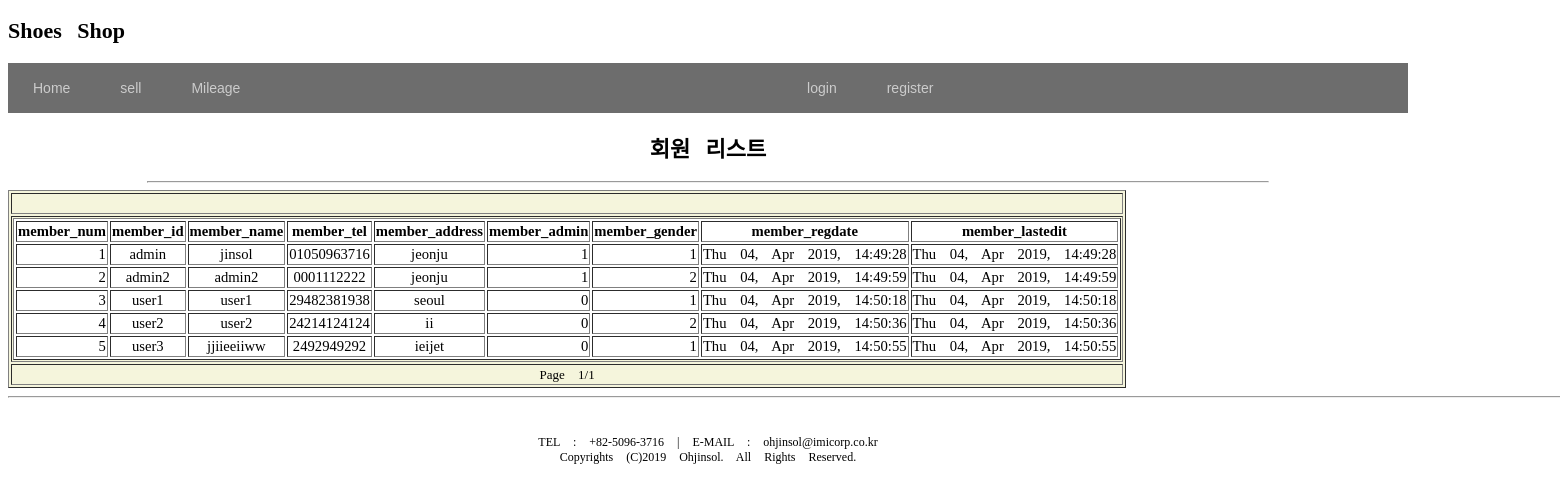
/shop/admin/admin_listUser.php, run on the app's committed database.
### tables this page shows
CREATE TABLE `member` (
  `member_num` int(11) NOT NULL AUTO_INCREMENT COMMENT '회원번호',
  `member_id` varchar(15) NOT NULL COMMENT '회원id',
  `member_password` varchar(50) NOT NULL COMMENT '회원비밀번호',
  `member_name` varchar(10) NOT NULL COMMENT '회원이름',
  `member_tel` varchar(13) NOT NULL COMMENT '회원전화번호',
  `member_address` varchar(30) NOT NULL COMMENT '회원주소',
  `member_admin` int(11) NOT NULL DEFAULT '0' COMMENT '회원권한',
  `member_gender` int(11) NOT NULL COMMENT '회원 성별',
  `member_regdate` timestamp NOT NULL DEFAULT CURRENT_TIMESTAMP COMMENT '발생일',
  `member_lastedit` timestamp NOT NULL DEFAULT '0000-00-00 00:00:00' COMMENT '뱐걍ㅇ;ㄹ',
  PRIMARY KEY (`member_num`),
  UNIQUE KEY `member_id` (`member_id`)
);

### shop/adodb5/drivers/adodb-mysqli.inc.php (called while the page is built, shortened)
<?php
if (! defined("_ADODB_MYSQLI_LAYER")) {
class ADODB_mysqli extends ADOConnection {
	var $clientFlags = 0;
	var $port = 3306;
	var $socket = '';
	var $optionFlags = array(array(MYSQLI_READ_DEFAULT_GROUP,0));
	var $multiQuery = false;
	function _connect($argHostname = NULL,
				$argUsername = NULL,
				$argPassword = NULL,
				$argDatabasename = NULL, $persist=false)
	{
		$this->_connectionID = @mysqli_init();
		foreach($this->optionFlags as $arr) {
			mysqli_options($this->_connectionID,$arr[0],$arr[1]);
		}
		$ok = @mysqli_real_connect($this->_connectionID,
					$argHostname,
					$argUsername,
					$argPassword,
					$argDatabasename,
					(int)$this->port != 0 ? (int)$this->port : 3306,
					$this->socket,
					$this->clientFlags);
		if ($ok) {
			if ($argDatabasename)  return $this->SelectDB($argDatabasename);
			return true;
		} else {
			if ($this->debug) {
				ADOConnection::outp("Could not connect : "  . $this->ErrorMsg());
			}
			$this->_connectionID = null;
			return false;
		}
	}
	function SelectDB($dbName)
	{
		if ($this->_connectionID) {
			$result = @mysqli_select_db($this->_connectionID, $dbName);
			return $result;
		}
		return false;
	}
	function SelectLimit($sql,
				$nrows = -1,
				$offset = -1,
				$inputarr = false,
				$secs = 0)
	{
		$nrows = (int) $nrows;
		$offset = (int) $offset;
		$offsetStr = ($offset >= 0) ? "$offset," : '';
		if ($secs)
			$rs = $this->CacheExecute($secs, $sql . " LIMIT $offsetStr$nrows" , $inputarr );
		else
			$rs = $this->Execute($sql . " LIMIT $offsetStr$nrows" , $inputarr );
		return $rs;
	}
	function _query($sql, $inputarr)
	{
	global $ADODB_COUNTRECS;
		if ($this->multiQuery) {
			$rs = mysqli_multi_query($this->_connectionID, $sql.';');
			if ($rs) {
				$rs = ($ADODB_COUNTRECS) ? @mysqli_store_result( $this->_connectionID ) : @mysqli_use_result( $this->_connectionID );
				return $rs ? $rs : true;
			}
		} else {
			$rs = mysqli_query($this->_connectionID, $sql, $ADODB_COUNTRECS ? MYSQLI_STORE_RESULT : MYSQLI_USE_RESULT);
			if ($rs) return $rs;
		}
		return false;
	}
}
class ADORecordSet_mysqli extends ADORecordSet{
	function __construct($queryID, $mode = false)
	{
		if ($mode === false) {
			global $ADODB_FETCH_MODE;
			$mode = $ADODB_FETCH_MODE;
		}
		switch ($mode) {
			case ADODB_FETCH_DEFAULT:
			case ADODB_FETCH_BOTH:
			default:
				$this->fetchMode = MYSQLI_BOTH;
				break;
		}
	}
	function _initrs()
	{
		$this->_numOfFields = @mysqli_num_fields($this->_queryID);
	}
	function FetchField($fieldOffset = -1)
	{
		$fieldnr = $fieldOffset;
		$o = @mysqli_fetch_field($this->_queryID);
		$o->primary_key = $o->flags & MYSQLI_PRI_KEY_FLAG;
		$o->not_null = $o->flags & MYSQLI_NOT_NULL_FLAG;
		$o->auto_increment = $o->flags & MYSQLI_AUTO_INCREMENT_FLAG;
		$o->binary = $o->flags & MYSQLI_BINARY_FLAG;
		$o->unsigned = $o->flags & MYSQLI_UNSIGNED_FLAG;
		return $o;
	}
	function MoveNext()
	{
		$this->fields = @mysqli_fetch_array($this->_queryID,$this->fetchMode);
		if (is_array($this->fields)) {
			return true;
		}
		return false;
	}
	function _fetch()
	{
		$this->fields = mysqli_fetch_array($this->_queryID,$this->fetchMode);
		return is_array($this->fields);
	}
	function _close()
	{
		$this->_queryID = false;
	}
	function MetaType($t, $len = -1, $fieldobj = false)
	{
		$len = -1;
		switch (strtoupper($t)) {
		case 'STRING':
		case 'CHAR':
		case 'VARCHAR':
		case 'TINYBLOB':
		case 'TINYTEXT':
		case 'ENUM':
		case 'SET':
		case MYSQLI_TYPE_TINY_BLOB :
		case MYSQLI_TYPE_STRING :
		case MYSQLI_TYPE_ENUM :
		case MYSQLI_TYPE_SET :
		case 253 :
			if ($len <= $this->blobSize) return 'C';
		case 'TIME':
		case 'DATETIME':
		case 'TIMESTAMP':
		case MYSQLI_TYPE_DATETIME :
		case MYSQLI_TYPE_NEWDATE :
		case MYSQLI_TYPE_TIME :
		case MYSQLI_TYPE_TIMESTAMP :
			return 'T';
		case 'INT':
		case 'INTEGER':
		case 'BIGINT':
		case 'TINYINT':
		case 'MEDIUMINT':
		case 'SMALLINT':
		case MYSQLI_TYPE_INT24 :
		case MYSQLI_TYPE_LONG :
		case MYSQLI_TYPE_LONGLONG :
		case MYSQLI_TYPE_SHORT :
		case MYSQLI_TYPE_TINY :
			return 'I';
		}
	}
}
}

### shop/adodb5/adodb.inc.php (called while the page is built, shortened)
<?php
if (!defined('_ADODB_LAYER')) {
	function ADODB_str_replace($src, $dest, $data) {
		if (ADODB_PHPVER >= 0x4050) {
			return str_replace($src,$dest,$data);
		}
		return $data;
	}
	abstract class ADOConnection {
	var $debug = true;
	var $true = '1';
	var $false = '0';
	var $pageExecuteCountRows = true;
	var $fetchMode=false;
	var $bulkBind = false;
	var $_queryID = false;
	var $_bindInputArray = false;
	function Execute($sql,$inputarr=false) {
		if ($inputarr) {
			if (!is_array($inputarr)) {
				$inputarr = array($inputarr);
			}
			$element0 = reset($inputarr);
			$array_2d = $this->bulkBind && is_array($element0) && !is_object(reset($element0));
			unset($element0);
			if (!is_array($sql) && !$this->_bindInputArray) {
				$sqlarr = explode('?',$sql);
				$nparams = sizeof($sqlarr)-1;
				if (!$array_2d) {
					$inputarr = array($inputarr);
				} else {
					$countElements = array_map('count', $inputarr);
					if (1 != count(array_unique($countElements))) {
						$this->outp_throw(
							"[bulk execute] Input array has different number of params  [" . print_r($countElements, true) .  "].",
							'Execute'
						);
						return false;
					}
					unset($countElements);
				}
				$element0 = reset($inputarr);
				if ($nparams != count($element0)) {
					$this->outp_throw(
						"Input array has " . count($element0) .
						" params, does not match query: '" . htmlspecialchars($sql) . "'",
						'Execute'
					);
					return false;
				}
				unset($element0);
				foreach($inputarr as $arr) {
					$sql = ''; $i = 0;
					foreach ($arr as $v) {
						$sql .= $sqlarr[$i];
						$typ = gettype($v);
						if ($typ == 'string') {
							$sql .= $this->qstr($v);
						} else if ($typ == 'double') {
							$sql .= str_replace(',','.',$v);
						} else if ($typ == 'boolean') {
							$sql .= $v ? $this->true : $this->false;
						} else if ($typ == 'object') {
							if (method_exists($v, '__toString')) {
								$sql .= $this->qstr($v->__toString());
							} else {
								$sql .= $this->qstr((string) $v);
							}
						} else if ($v === null) {
							$sql .= 'NULL';
						} else {
							$sql .= $v;
						}
						$i += 1;
						if ($i == $nparams) {
							break;
						}
					}
					if (isset($sqlarr[$i])) {
						$sql .= $sqlarr[$i];
						if ($i+1 != sizeof($sqlarr)) {
							$this->outp_throw( "Input Array does not match ?: ".htmlspecialchars($sql),'Execute');
						}
					} else if ($i != sizeof($sqlarr)) {
						$this->outp_throw( "Input array does not match ?: ".htmlspecialchars($sql),'Execute');
					}
					$ret = $this->_Execute($sql);
					if (!$ret) {
						return $ret;
					}
				}
			} else {
				if ($array_2d) {
					if (is_string($sql)) {
						$stmt = $this->Prepare($sql);
					} else {
						$stmt = $sql;
					}
					foreach($inputarr as $arr) {
						$ret = $this->_Execute($stmt,$arr);
						if (!$ret) {
							return $ret;
						}
					}
				} else {
					$ret = $this->_Execute($sql,$inputarr);
				}
			}
		} else {
			$ret = $this->_Execute($sql,false);
		}
		return $ret;
	}
	function _Execute($sql,$inputarr=false) {
		if( is_string($sql) ) {
			$sql = ADODB_str_replace( '_ADODB_COUNT', '', $sql );
		}
		if ($this->debug) {
			global $ADODB_INCLUDED_LIB;
			if (empty($ADODB_INCLUDED_LIB)) {
				include(ADODB_DIR.'/adodb-lib.inc.php');
			}
			$this->_queryID = _adodb_debug_execute($this, $sql,$inputarr);
		} else {
			$this->_queryID = @$this->_query($sql,$inputarr);
		}
		$rs = new $rsclass($this->_queryID,$this->fetchMode);
		$rs->connection = $this;
		$rs->Init();
		if (is_array($sql)) {
			$rs->sql = $sql[0];
		} else {
			$rs->sql = $sql;
		}
		return $rs;
	}
	static function UnixTimeStamp($v) {
		if (!preg_match(
			"|^([0-9]{4})[-/\.]?([0-9]{1,2})[-/\.]?([0-9]{1,2})[ ,-]*(([0-9]{1,2}):?([0-9]{1,2}):?([0-9\.]{1,4}))?|",
			($v), $rr)) return false;
		return @adodb_mktime($rr[5],$rr[6],$rr[7],$rr[2],$rr[3],$rr[1]);
	}
	function PageExecute($sql, $nrows, $page, $inputarr=false, $secs2cache=0) {
		global $ADODB_INCLUDED_LIB;
		if (empty($ADODB_INCLUDED_LIB)) {
			include(ADODB_DIR.'/adodb-lib.inc.php');
		}
		if ($this->pageExecuteCountRows) {
			$rs = _adodb_pageexecute_all_rows($this, $sql, $nrows, $page, $inputarr, $secs2cache);
		} else {
			$rs = _adodb_pageexecute_no_last_page($this, $sql, $nrows, $page, $inputarr, $secs2cache);
		}
		return $rs;
	}
}
	if (!defined('ADODB_DATE_VERSION')) {
		include(ADODB_DIR.'/adodb-time.inc.php');
	}
	class ADORecordSet implements IteratorAggregate {
	var $_numOfFields = -1;
	var $_lastPageNo = -1;
	function __construct($queryID) {
		$this->_queryID = $queryID;
	}
	function UserTimeStamp($v,$fmt='Y-m-d H:i:s') {
		$tt = $this->UnixTimeStamp($v);
		return adodb_date($fmt,$tt);
	}
	static function UnixTimeStamp($v) {
		return ADOConnection::UnixTimeStamp($v);
	}
	function FieldCount() {
		return $this->_numOfFields;
	}
	function LastPageNo($page = false) {
		if ($page != false) {
			$this->_lastPageNo = $page;
		}
		return $this->_lastPageNo;
	}
}
}

### shop/adodb5/adodb-lib.inc.php (called while the page is built, shortened)
<?php
function adodb_strip_order_by($sql)
{
	return $sql;
}
function _adodb_getcount(&$zthis, $sql,$inputarr=false,$secs2cache=0)
{
	$qryRecs = 0;
	 if (!empty($zthis->_nestedSQL) || preg_match("/^\s*SELECT\s+DISTINCT/is", $sql) ||
	 	preg_match('/\s+GROUP\s+BY\s+/is',$sql) ||
		preg_match('/\s+UNION\s+/is',$sql)) {
		$rewritesql = adodb_strip_order_by($sql);
		if ($zthis->dataProvider == 'oci8') {
			if (preg_match('#/\\*+.*?\\*\\/#', $sql, $hint)) {
				$rewritesql = "SELECT ".$hint[0]." COUNT(*) FROM (".$rewritesql.")";
			} else
				$rewritesql = "SELECT COUNT(*) FROM (".$rewritesql.")";
		} else if (strncmp($zthis->databaseType,'postgres',8) == 0
			|| strncmp($zthis->databaseType,'mysql',5) == 0
		|| strncmp($zthis->databaseType,'mssql',5) == 0
			|| strncmp($zthis->dsnType,'sqlsrv',5) == 0
			|| strncmp($zthis->dsnType,'mssql',5) == 0
		){
			$rewritesql = "SELECT COUNT(*) FROM ($rewritesql) _ADODB_ALIAS_";
		} else {
			$rewritesql = "SELECT COUNT(*) FROM ($rewritesql)";
		}
	} else {
		if ( strpos($sql, '_ADODB_COUNT') !== FALSE ) {
			$rewritesql = preg_replace('/^\s*?SELECT\s+_ADODB_COUNT(.*)_ADODB_COUNT\s/is','SELECT COUNT(*) ',$sql);
		} else {
			$rewritesql = preg_replace('/^\s*SELECT\s.*\s+FROM\s/Uis','SELECT COUNT(*) FROM ',$sql);
		}
		$rewritesql = adodb_strip_order_by($rewritesql);
	}
	if (isset($rewritesql) && $rewritesql != $sql) {
		if ($secs2cache) {
			$qryRecs = $zthis->CacheGetOne($secs2cache/2,$rewritesql,$inputarr);
		} else {
			$qryRecs = $zthis->GetOne($rewritesql,$inputarr);
	  	}
		if ($qryRecs !== false) return $qryRecs;
	}
	return $qryRecs;
}
function _adodb_pageexecute_all_rows(&$zthis, $sql, $nrows, $page,
						$inputarr=false, $secs2cache=0)
{
	$atfirstpage = false;
	$atlastpage = false;
	$qryRecs = _adodb_getcount($zthis,$sql,$inputarr,$secs2cache);
	$lastpageno = (int) ceil($qryRecs / $nrows);
	$zthis->_maxRecordCount = $qryRecs;
	if ($page >= $lastpageno) {
		$page = $lastpageno;
		$atlastpage = true;
	}
	if (empty($page) || $page <= 1) {
		$page = 1;
		$atfirstpage = true;
	}
	$offset = $nrows * ($page-1);
	if ($secs2cache > 0)
		$rsreturn = $zthis->CacheSelectLimit($secs2cache, $sql, $nrows, $offset, $inputarr);
	else
		$rsreturn = $zthis->SelectLimit($sql, $nrows, $offset, $inputarr, $secs2cache);
	if ($rsreturn) {
		$rsreturn->_maxRecordCount = $qryRecs;
		$rsreturn->rowsPerPage = $nrows;
		$rsreturn->AbsolutePage($page);
		$rsreturn->AtFirstPage($atfirstpage);
		$rsreturn->AtLastPage($atlastpage);
		$rsreturn->LastPageNo($lastpageno);
	}
	return $rsreturn;
}

### shop/adodb5/adodb-time.inc.php (called while the page is built, shortened)
<?php
function adodb_date($fmt,$d=false,$is_gmt=false)
{
static $daylight;
static $jan1_1971;
	if (!isset($daylight)) {
		if (empty($jan1_1971)) $jan1_1971 = mktime(0,0,0,1,1,1971);
	}
	if (!defined('ADODB_TEST_DATES')) {
		if ((abs($d) <= 0x7FFFFFFF)) {
			if (!defined('ADODB_NO_NEGATIVE_TS') || $d >= $jan1_1971)
				return ($is_gmt)? @gmdate($fmt,$d): @date($fmt,$d);
		}
	}
	$dates = '';
	return $dates;
}
function adodb_mktime($hr,$min,$sec,$mon=false,$day=false,$year=false,$is_dst=false,$is_gmt=false)
{
	if (!defined('ADODB_TEST_DATES')) {
		$usephpfns = (1970 < $year && $year < 2038
			|| !defined('ADODB_NO_NEGATIVE_TS') && (1901 < $year && $year < 2038)
			);
		if ($usephpfns) {
				return $is_gmt ?
					@gmmktime($hr,$min,$sec,$mon,$day,$year):
					@mktime($hr,$min,$sec,$mon,$day,$year);
		}
	}
	return $ret;
}

### shop/adodb5/tohtml.inc.php (the view, shortened to what this page needs)
<?php
function rs2html(&$rs,$ztabhtml=false,$zheaderarray=false,$htmlspecialchars=true,$echo = true)
{
$s ='';$rows=0;$docnt = false;
	$typearr = array();
	$ncols = $rs->FieldCount();
	$hdr = "<TABLE COLS=$ncols $ztabhtml><tr>\n\n";
	for ($i=0; $i < $ncols; $i++) {
		$field = $rs->FetchField($i);
		if ($field) {
			if ($zheaderarray) $fname = $zheaderarray[$i];
			else $fname = htmlspecialchars($field->name);
			$typearr[$i] = $rs->MetaType($field->type,$field->max_length);
		} else {
			$fname = 'Field '.($i+1);
			$typearr[$i] = 'C';
		}
		$hdr .= "<TH>$fname</TH>";
	}
	$hdr .= "\n</tr>";
	if ($echo) print $hdr."\n\n";
	else $html = $hdr;
	$numoffset = isset($rs->fields[0]) ||isset($rs->fields[1]) || isset($rs->fields[2]);
	while (!$rs->EOF) {
		$s .= "<TR valign=top>\n";
		for ($i=0; $i < $ncols; $i++) {
			if ($i===0) $v=($numoffset) ? $rs->fields[0] : reset($rs->fields);
			else $v = ($numoffset) ? $rs->fields[$i] : next($rs->fields);
			$type = $typearr[$i];
			switch($type) {
			case 'T':
				if (empty($v)) $s .= "<TD> &nbsp; </TD>\n";
				else $s .= "	<TD>".$rs->UserTimeStamp($v,"D d, M Y, H:i:s") ."</TD>\n";
			break;
			case 'I':
				$vv = stripslashes((trim($v)));
				$s .= "	<TD align=right>".$vv ."</TD>\n";
			break;
			default:
				if ($htmlspecialchars) $v = htmlspecialchars(trim($v));
				$v = trim($v);
				$s .= "	<TD>". str_replace("\n",'<br>',stripslashes($v)) ."</TD>\n";
			}
		}
		$s .= "</TR>\n\n";
		$rows += 1;
		$rs->MoveNext();
	}
	if ($echo) print $s."</TABLE>\n\n";
	else $html .= $s."</TABLE>\n\n";
	return ($echo) ? $rows : $html;
 }

### shop/adodb5/adodb-pager.inc.php (shortened to what this page needs)
<?php
class ADODB_Pager {
	var $db;
	var $sql;
	var $rs;
	var $curr_page;
	var $gridAttributes = 'width=100% border=1 bgcolor=white';
	var $gridHeader = false;
	var $htmlSpecialChars = true;
	var $page = 'Page';
	var $cache = 0;
	function __construct(&$db,$sql,$id = 'adodb', $showPageLinks = false)
	{
		$curr_page = $id.'_curr_page';
		$this->sql = $sql;
		$this->db = $db;
		$this->curr_page = $_SESSION[$curr_page];
	}
	?>
	<?php
	function RenderGrid()
	{
		include_once(ADODB_DIR.'/tohtml.inc.php');
		rs2html($this->rs,$this->gridAttributes,$this->gridHeader,$this->htmlSpecialChars);
		$s = ob_get_contents();
		return $s;
	}
	function RenderPageCount()
	{
		$lastPage = $this->rs->LastPageNo();
		return "<font size=-1>$this->page ".$this->curr_page."/".$lastPage."</font>";
	}
	function Render($rows=10)
	{
		if ($this->db->pageExecuteCountRows) $ADODB_COUNTRECS = true;
		if ($this->cache)
			$rs = $this->db->CachePageExecute($this->cache,$this->sql,$rows,$this->curr_page);
		else
			$rs = $this->db->PageExecute($this->sql,$rows,$this->curr_page);
		$this->rs = $rs;
		if (!$rs->EOF && (!$rs->AtFirstPage() || !$rs->AtLastPage()))
			$header = $this->RenderNav();
		else
			$header = "&nbsp;";
		$grid = $this->RenderGrid();
		$footer = $this->RenderPageCount();
		$this->RenderLayout($header,$grid,$footer);
		$this->rs = false;
	}
	function RenderLayout($header,$grid,$footer,$attributes='border=1 bgcolor=beige')
	{
		echo "<table ".$attributes."><tr><td>",
				$header,
			"</td></tr><tr><td>",
				$grid,
			"</td></tr><tr><td>",
				$footer,
			"</td></tr></table>";
	}
}

### data on the page
member: member_num "1", member "admin", member_name "jinsol", member_tel "01050963716", member_address "jeonju", member_admin "1", member_gender "1", member_regdate "Thu 04, Apr 2019, 14:49:28", member_lastedit "Thu 04, Apr 2019, 14:49:28"
member: member_num "2", member "admin2", member_name "admin2", member_tel "0001112222", member_address "jeonju", member_admin "1", member_gender "2", member_regdate "Thu 04, Apr 2019, 14:49:59", member_lastedit "Thu 04, Apr 2019, 14:49:59"
member: member_num "3", member "user1", member_name "user1", member_tel "29482381938", member_address "seoul", member_admin "0", member_gender "1", member_regdate "Thu 04, Apr 2019, 14:50:18", member_lastedit "Thu 04, Apr 2019, 14:50:18"
member: member_num "4", member "user2", member_name "user2", member_tel "24214124124", member_address "ii", member_admin "0", member_gender "2", member_regdate "Thu 04, Apr 2019, 14:50:36", member_lastedit "Thu 04, Apr 2019, 14:50:36"
member: member_num "5", member "user3", member_name "jjiieeiiww", member_tel "2492949292", member_address "ieijet", member_admin "0", member_gender "1", member_regdate "Thu 04, Apr 2019, 14:50:55", member_lastedit "Thu 04, Apr 2019, 14:50:55"

### other printed values
$fname "member_num"
$fname "member_id"
$fname "member_name"
$fname "member_tel"
$fname "member_address"
$fname "member_admin"
$fname "member_gender"
$fname "member_regdate"
$fname "member_lastedit"
$this->page "Page"
$this->curr_page "1"
